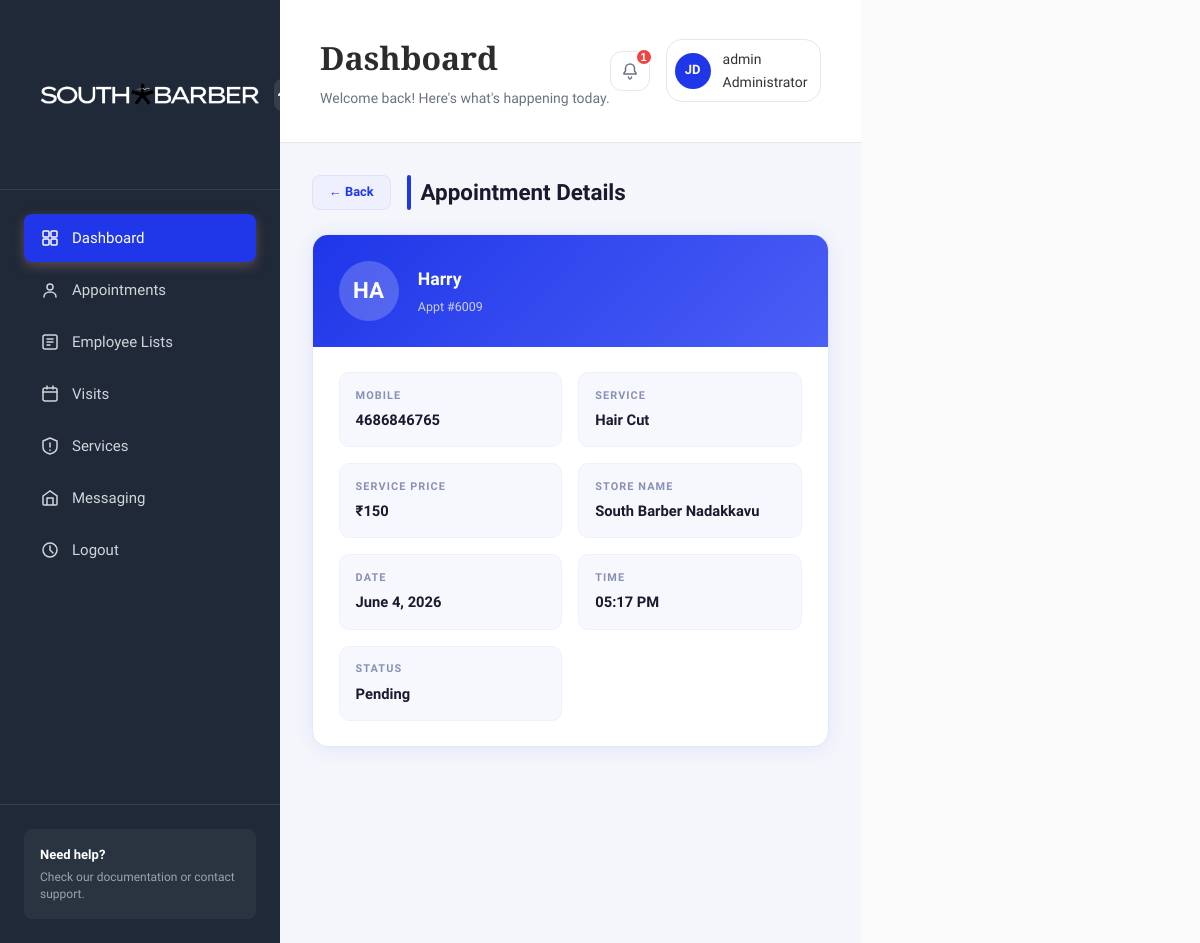
The app's page /adminsection/appointment/today/detail/9/ (signed in) with its own data.
### adminsection/models.py (models this page shows, shortened)
class User(AbstractUser):
    ROLE_CHOICES = (
        ('ADMIN', 'Admin'),
        ('MANAGER', 'Manager'),
        ('EMPLOYEE', 'Employee'),
        ('CUSTOMER', 'Customer'),
    )
    Role = models.CharField(max_length=20, choices=ROLE_CHOICES)
    Store = models.ForeignKey(Store, on_delete=models.SET_NULL, null=True, blank=True)

class Service(models.Model):
    ServiceName = models.CharField(max_length=25)
    Cost = models.PositiveIntegerField()
    TimeStamp = models.DateTimeField(auto_now_add=True)

class Store(models.Model):
    StoreID = models.UUIDField(default=uuid.uuid4, editable=False, unique=True)
    StoreName = models.CharField(max_length=100)
    Address = models.TextField()
    City = models.CharField(max_length=50)
    State = models.CharField(max_length=50)
    Pincode = models.CharField(max_length=10)
    Phone = models.CharField(max_length=15)
    CreatedAt = models.DateTimeField(auto_now_add=True)

### parlour/models.py (models this page shows, shortened)
class Appointment(models.Model):
    Store = models.ForeignKey(Store, on_delete=models.CASCADE)
    Name = models.CharField(max_length=50)
    Email = models.EmailField()
    PhoneNumber = models.CharField(max_length=11)
    Service = models.ForeignKey(Service, on_delete=models.CASCADE)
    Note = models.TextField(blank=True)
    AppointmentDate = models.DateField()
    AppointmentTime = models.TimeField()
    ApplyDate = models.DateTimeField(auto_now_add=True)
    RemarkDate = models.DateTimeField(auto_now=True)
    AppointmentNumber = models.IntegerField(null=True, blank=True)
    REMARK_CHOICES = (
        ('1', 'Accepted'),
        ('0', 'Rejected'),
    )
    Remark = models.CharField(max_length=1, choices=REMARK_CHOICES, blank=True)

### adminsection/views.py (the view)
# urls.py: path('appointment/today/detail/<int:pk>/', views.today_appointment_detail, name='todayappointmentdetail'),
@staff_member_required
def today_appointment_detail(request, pk):
    appointment = get_object_or_404(
        Appointment.objects.select_related('Service'),
        id=pk
    )
    return render(request, 'adminsection/today_appointments.html', {
        'appt': appointment,
    })

### templates/adminsection/today_appointments.html (shortened to what this page needs)
{% extends 'adminsection/base.html' %}
{% load static %}
{% block content %}
<div class="detail-wrapper">
  <div class="detail-header">
    <a href="javascript:history.back()" class="btn-back">
      ← Back
    </a>
    <h3>Appointment Details</h3>
  </div>
  <div class="detail-card">
    <div class="detail-card-top">
      <div class="detail-avatar">
        {{ appt.Name|slice:":2"|upper }}
      </div>
      <div>
        <div class="name">{{ appt.Name }}</div>
        <div class="appt-no">Appt #{{ appt.AppointmentNumber }}</div>
      </div>
    </div>
    <div class="detail-body">
      <div class="detail-item">
        <div class="label">Mobile</div>
        <div class="value">{{ appt.PhoneNumber }}</div>
      </div>
      <div class="detail-item">
        <div class="label">Service</div>
        <div class="value">{{ appt.Service.ServiceName }}</div>
      </div>
      <div class="detail-item">
        <div class="label">Service Price</div>
        <div class="value">₹{{ appt.Service.Cost }}</div>
      </div>
      <div class="detail-item">
        <div class="label">Store Name</div>
        <div class="value">{{ appt.Store.StoreName }}</div>
      </div>
      <div class="detail-item">
        <div class="label">Date</div>
        <div class="value">{{ appt.AppointmentDate }}</div>
      </div>
      <div class="detail-item">
        <div class="label">Time</div>
        <div class="value">{{ appt.AppointmentTime|time:"h:i A" }}</div>
      </div>
      <div class="detail-item">
        <div class="label">Status</div>
        <div class="value
          {% if appt.Remark == '1' %}status-accepted
          {% elif appt.Remark == '0' %}status-rejected
          {% else %}status-pending{% endif %}">
          {% if appt.Remark == '1' %}Accepted
          {% elif appt.Remark == '0' %}Rejected
          {% else %}Pending{% endif %}
        </div>
      </div>
    </div>
  </div>
</div>
{% endblock %}

### templates/adminsection/base.html (shortened to what this page needs)
{% load static %}
<!DOCTYPE html>
<html lang="en">
<head>
    <link rel="stylesheet" href="{% static 'css/styles.css' %}">
    <link rel="stylesheet" href="https://cdnjs.cloudflare.com/ajax/libs/font-awesome/6.0.0/css/all.min.css">
</head>
<body>
    <html class="app-container">
        <aside class="sidebar">
            <div class="sidebar-header">
                <div class="logo">
                    <img src="{% static 'images/SOUTH BARBER LOGO.png' %}" alt="South Barber Logo" style="width:250px; height:125px;">
                </div>
                <button class="sidebar-toggle">
                    <svg width="20" height="20" viewBox="0 0 20 20" fill="none">
                        <path d="M15 10L10 5L5 10" stroke="currentColor" stroke-width="2" stroke-linecap="round"/>
                    </svg>
                </button>
            </div>
            <nav class="sidebar-nav">
                <a href="{% url 'dashboard' %}" class="nav-item active">
                    <span>Dashboard</span>
                </a>
                <a href="{% url 'allappointment' %}" class="nav-item">
                    <svg width="20" height="20" viewBox="0 0 20 20" fill="none">
                        <circle cx="10" cy="7" r="3" stroke="currentColor" stroke-width="1.5"/>
                        <path d="M4 17C4 14 6.5 12 10 12C13.5 12 16 14 16 17" stroke="currentColor" stroke-width="1.5" stroke-linecap="round"/>
                    </svg>
                    <span>Appointments</span>
                </a>
                <a href="{% url 'employeelist' %}" class="nav-item">
                    <svg width="20" height="20" viewBox="0 0 20 20" fill="none">
                        <rect x="3" y="3" width="14" height="14" rx="2" stroke="currentColor" stroke-width="1.5"/>
                        <path d="M7 7H13M7 10H13M7 13H10" stroke="currentColor" stroke-width="1.5" stroke-linecap="round"/>
                    </svg>
                    <span>Employee Lists</span>
                </a>
                <a href="{% url 'customerlist' %}" class="nav-item">
                    <svg width="20" height="20" viewBox="0 0 20 20" fill="none">
                        <rect x="3" y="4" width="14" height="13" rx="2" stroke="currentColor" stroke-width="1.5"/>
                        <path d="M7 2V5M13 2V5M3 8H17" stroke="currentColor" stroke-width="1.5" stroke-linecap="round"/>
                    </svg>
                    <span>Visits</span>
                </a>
                <a href="{% url 'manageservices' %}" class="nav-item">
                    <svg width="20" height="20" viewBox="0 0 20 20" fill="none">
                        <path d="M3 5L10 2L17 5V11C17 14.5 14 17 10 18C6 17 3 14.5 3 11V5Z" stroke="currentColor" stroke-width="1.5" stroke-linejoin="round"/>
                        <path d="M10 7V11M10 14V14.5" stroke="currentColor" stroke-width="1.5" stroke-linecap="round"/>
                    </svg>
                    <span>Services</span>
                </a>
                <a href="#" class="nav-item">
                    <svg width="20" height="20" viewBox="0 0 20 20" fill="none">
                        <path d="M3 8L10 3L17 8V16C17 16.5 16.5 17 16 17H4C3.5 17 3 16.5 3 16V8Z" stroke="currentColor" stroke-width="1.5"/>
                        <path d="M13 17V10H7V17" stroke="currentColor" stroke-width="1.5"/>
                    </svg>
                    <span>Messaging</span>
                </a>
                <a href="{% url 'logout' %}" class="nav-item">
                    <svg width="20" height="20" viewBox="0 0 20 20" fill="none">
                        <circle cx="10" cy="10" r="7" stroke="currentColor" stroke-width="1.5"/>
                        <path d="M10 6V10L13 13" stroke="currentColor" stroke-width="1.5" stroke-linecap="round"/>
                    </svg>
                    <span>Logout</span>
                </a>
            </nav>
            <div class="sidebar-footer">
                <div class="help-section">
                    <p class="help-title">Need help?</p>
                    <p class="help-text">Check our documentation or contact support.</p>
                </div>
            </div>
        </aside>
        <main class="main-content">
            <header class="header">
                <div class="header-left">
                    <h1 class="page-title">Dashboard</h1>
                    <p class="page-subtitle">Welcome back! Here's what's happening today.</p>
                </div>
                <div class="header-right">
                    <button class="notification-btn">
                        <svg width="20" height="20" viewBox="0 0 20 20" fill="none">
                            <path d="M10 3C7.5 3 5.5 5 5.5 7.5V10L4 12V13H16V12L14.5 10V7.5C14.5 5 12.5 3 10 3Z" stroke="currentColor" stroke-width="1.5"/>
                            <path d="M8.5 16C8.5 17 9.5 18 10 18C10.5 18 11.5 17 11.5 16" stroke="currentColor" stroke-width="1.5" stroke-linecap="round"/>
                        </svg>
                        <span class="notification-badge">1</span>
                    </button>
                    <div class="user-menu">
                        {% if request.user.is_authenticated %}
                        <div class="user-avatar">JD</div>
                        <span class="user-name">
                            <p>{{ user.username }}</p>
                            {% if request.user.is_superuser %}
                            <span>Administrator </span>
                            {% else %}
                            <span>Staff</span>
                            {% endif %}
                                </span>
                        </div>
                        {% endif %}
                </div>
            </header>
            {% block content %}
            {% endblock %}
    </main>
</html>

### templates/adminsection/today_appointments.html (style rules this page uses)
.detail-wrapper { padding: 2rem; background: #f4f6fb; min-height: 100vh; }
.detail-header { display: flex; align-items: center; gap: 1rem; margin-bottom: 1.5rem; }
.btn-back { display: inline-flex; align-items: center; gap: 6px; background: #eef0fd; color: #1f36e9; font-size: 0.8rem; font-weight: 600; padding: 0.4rem 1rem; border-radius: 8px; text-decoration: none; border: 1px solid #dde2f8; }
.detail-header h3 { font-size: 1.4rem; font-weight: 700; color: #1a1a2e; margin: 0; position: relative; padding-left: 14px; }
.detail-header h3::before { content: ''; position: absolute; left: 0; top: 50%; transform: translateY(-50%); width: 4px; height: 100%; background: #1f36e9; border-radius: 4px; }
.detail-card { background: #fff; border-radius: 16px; overflow: hidden; box-shadow: 0 2px 20px rgba(31,54,233,0.08); border: 1px solid #e4e8f7; max-width: 600px; }
.detail-card-top { background: linear-gradient(135deg, #1f36e9 0%, #4b5ef5 100%); padding: 1.6rem; display: flex; align-items: center; gap: 1.2rem; }
.detail-avatar { width: 60px; height: 60px; border-radius: 50%; background: rgba(255,255,255,0.2); display: flex; align-items: center; justify-content: center; font-size: 1.4rem; font-weight: 700; color: #fff; flex-shrink: 0; }
.detail-card-top .name { font-size: 1.1rem; font-weight: 700; color: #fff; }
.detail-card-top .appt-no { font-size: 0.78rem; color: rgba(255,255,255,0.75); margin-top: 3px; }
.detail-body { padding: 1.6rem; display: grid; grid-template-columns: 1fr 1fr; gap: 1rem; }
.detail-item { background: #f7f8fe; border-radius: 10px; padding: 0.85rem 1rem; border: 1px solid #eef0fd; }
.detail-item .label { font-size: 0.68rem; font-weight: 700; letter-spacing: 0.1em; text-transform: uppercase; color: #8890b5; margin-bottom: 5px; }
.detail-item .value { font-size: 0.92rem; font-weight: 600; color: #1a1a2e; }
.status-pending { color: #e65100; }

### records on screen
User: username "admin"
Appointment: Name "HA", Name "Harry", AppointmentNumber "6009", PhoneNumber "4686846765", Service.ServiceName "Hair Cut", Service.Cost "150", Store.StoreName "South Barber Nadakkavu", AppointmentDate "June 4, 2026", AppointmentTime "05:17 PM"
